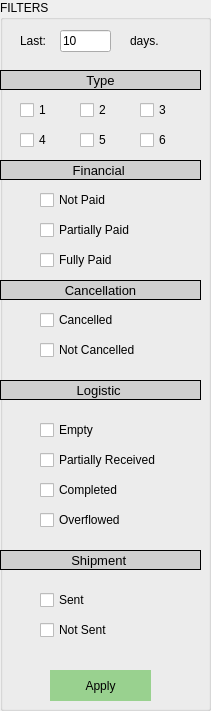
       <widget class="QGroupBox" name="proformas_purchases_filters">
        <property name="geometry">
         <rect>
          <x>10</x>
          <y>10</y>
          <width>211</width>
          <height>711</height>
         </rect>
        </property>
        <property name="toolTip">
         <string/>
        </property>
        <property name="toolTipDuration">
         <number>2</number>
        </property>
        <property name="statusTip">
         <string/>
        </property>
        <property name="layoutDirection">
         <enum>Qt::LeftToRight</enum>
        </property>
        <property name="title">
         <string>FILTERS</string>
        </property>
        <property name="flat">
         <bool>false</bool>
        </property>
        <property name="checkable">
         <bool>false</bool>
        </property>
        <property name="checked">
         <bool>false</bool>
        </property>
        <widget class="QLabel" name="proformas_purchases_series">
         <property name="geometry">
          <rect>
           <x>0</x>
           <y>70</y>
           <width>201</width>
           <height>20</height>
          </rect>
         </property>
         <property name="font">
          <font>
           <pointsize>10</pointsize>
          </font>
         </property>
         <property name="toolTip">
          <string>Filter Purchase Proformas By Series</string>
         </property>
         <property name="statusTip">
          <string>Filter Purchase Proformas By Series</string>
         </property>
         <property name="styleSheet">
          <string notr="true">background-color:rgb(208, 208, 208); </string>
         </property>
         <property name="frameShape">
          <enum>QFrame::Panel</enum>
         </property>
         <property name="frameShadow">
          <enum>QFrame::Plain</enum>
         </property>
         <property name="lineWidth">
          <number>1</number>
         </property>
         <property name="midLineWidth">
          <number>0</number>
         </property>
         <property name="text">
          <string>Type</string>
         </property>
         <property name="alignment">
          <set>Qt::AlignCenter</set>
         </property>
         <property name="wordWrap">
          <bool>false</bool>
         </property>
         <property name="openExternalLinks">
          <bool>false</bool>
         </property>
        </widget>
        <widget class="QCheckBox" name="proformas_purchases_serie1">
         <property name="geometry">
          <rect>
           <x>20</x>
           <y>100</y>
           <width>34</width>
           <height>20</height>
          </rect>
         </property>
         <property name="text">
          <string>1</string>
         </property>
        </widget>
        <widget class="QCheckBox" name="proformas_purchases_serie2">
         <property name="geometry">
          <rect>
           <x>80</x>
           <y>100</y>
           <width>34</width>
           <height>20</height>
          </rect>
         </property>
         <property name="text">
          <string>2</string>
         </property>
        </widget>
        <widget class="QCheckBox" name="proformas_purchases_serie4">
         <property name="geometry">
          <rect>
           <x>20</x>
           <y>130</y>
           <width>34</width>
           <height>20</height>
          </rect>
         </property>
         <property name="text">
          <string>4</string>
         </property>
        </widget>
        <widget class="QCheckBox" name="proformas_purchases_serie6">
         <property name="geometry">
          <rect>
           <x>140</x>
           <y>130</y>
           <width>34</width>
           <height>20</height>
          </rect>
         </property>
         <property name="text">
          <string>6</string>
         </property>
        </widget>
        <widget class="QCheckBox" name="proformas_purchases_serie5">
         <property name="geometry">
          <rect>
           <x>80</x>
           <y>130</y>
           <width>34</width>
           <height>20</height>
          </rect>
         </property>
         <property name="text">
          <string>5</string>
         </property>
        </widget>
        <widget class="QCheckBox" name="proformas_purchases_serie3">
         <property name="geometry">
          <rect>
           <x>140</x>
           <y>100</y>
           <width>34</width>
           <height>20</height>
          </rect>
         </property>
         <property name="text">
          <string>3</string>
         </property>
        </widget>
        <widget class="QLabel" name="proformas_purchases_financial">
         <property name="geometry">
          <rect>
           <x>0</x>
           <y>160</y>
           <width>201</width>
           <height>20</height>
          </rect>
         </property>
         <property name="font">
          <font>
           <pointsize>10</pointsize>
          </font>
         </property>
         <property name="toolTip">
          <string>Filter Purchase Proformas By Financial Status</string>
         </property>
         <property name="statusTip">
          <string>Filter Purchase Proformas By Financial Status</string>
         </property>
         <property name="styleSheet">
          <string notr="true">background-color:rgb(208, 208, 208); </string>
         </property>
         <property name="frameShape">
          <enum>QFrame::Panel</enum>
         </property>
         <property name="frameShadow">
          <enum>QFrame::Plain</enum>
         </property>
         <property name="lineWidth">
          <number>1</number>
         </property>
         <property name="midLineWidth">
          <number>0</number>
         </property>
         <property name="text">
          <string>Financial </string>
         </property>
         <property name="alignment">
          <set>Qt::AlignCenter</set>
         </property>
         <property name="wordWrap">
          <bool>false</bool>
         </property>
         <property name="openExternalLinks">
          <bool>false</bool>
         </property>
        </widget>
        <widget class="QCheckBox" name="proformas_purchases_notpaid">
         <property name="geometry">
          <rect>
           <x>40</x>
           <y>190</y>
           <width>91</width>
           <height>20</height>
          </rect>
         </property>
         <property name="text">
          <string>Not Paid</string>
         </property>
        </widget>
        <widget class="QCheckBox" name="proformas_purchases_partiallypaid">
         <property name="geometry">
          <rect>
           <x>40</x>
           <y>220</y>
           <width>121</width>
           <height>20</height>
          </rect>
         </property>
         <property name="text">
          <string>Partially Paid</string>
         </property>
        </widget>
        <widget class="QCheckBox" name="proformas_purchases_fullypaid">
         <property name="geometry">
          <rect>
           <x>40</x>
           <y>250</y>
           <width>91</width>
           <height>20</height>
          </rect>
         </property>
         <property name="text">
          <string>Fully Paid</string>
         </property>
        </widget>
        <widget class="QLabel" name="proformas_purchases_logistic">
         <property name="geometry">
          <rect>
           <x>0</x>
           <y>380</y>
           <width>201</width>
           <height>20</height>
          </rect>
         </property>
         <property name="font">
          <font>
           <pointsize>10</pointsize>
          </font>
         </property>
         <property name="toolTip">
          <string>Filter Purchase Proformas By Logistic Status</string>
         </property>
         <property name="statusTip">
          <string>Filter Purchase Proformas By Logistic Status</string>
         </property>
         <property name="styleSheet">
          <string notr="true">background-color:rgb(208, 208, 208); </string>
         </property>
         <property name="frameShape">
          <enum>QFrame::Panel</enum>
         </property>
         <property name="frameShadow">
          <enum>QFrame::Plain</enum>
         </property>
         <property name="lineWidth">
          <number>1</number>
         </property>
         <property name="midLineWidth">
          <number>0</number>
         </property>
         <property name="text">
          <string>Logistic </string>
         </property>
         <property name="alignment">
          <set>Qt::AlignCenter</set>
         </property>
         <property name="wordWrap">
          <bool>false</bool>
         </property>
         <property name="openExternalLinks">
          <bool>false</bool>
         </property>
        </widget>
        <widget class="QCheckBox" name="proformas_purchases_empty">
         <property name="geometry">
          <rect>
           <x>40</x>
           <y>420</y>
           <width>121</width>
           <height>20</height>
          </rect>
         </property>
         <property name="text">
          <string>Empty</string>
         </property>
        </widget>
        <widget class="QCheckBox" name="proformas_purchases_partially_processed">
         <property name="geometry">
          <rect>
           <x>40</x>
           <y>450</y>
           <width>141</width>
           <height>20</height>
          </rect>
         </property>
         <property name="text">
          <string>Partially Received</string>
         </property>
        </widget>
        <widget class="QCheckBox" name="proformas_purchases_completed">
         <property name="geometry">
          <rect>
           <x>40</x>
           <y>480</y>
           <width>111</width>
           <height>20</height>
          </rect>
         </property>
         <property name="text">
          <string>Completed</string>
         </property>
        </widget>
        <widget class="QLabel" name="proformas_purchases_shipment">
         <property name="geometry">
          <rect>
           <x>0</x>
           <y>550</y>
           <width>201</width>
           <height>20</height>
          </rect>
         </property>
         <property name="font">
          <font>
           <pointsize>10</pointsize>
          </font>
         </property>
         <property name="toolTip">
          <string>Filter Purchase Proformas By Shipment Status</string>
         </property>
         <property name="statusTip">
          <string>Filter Purchase Proformas By Shipment Status</string>
         </property>
         <property name="styleSheet">
          <string notr="true">background-color:rgb(208, 208, 208); </string>
         </property>
         <property name="frameShape">
          <enum>QFrame::Panel</enum>
         </property>
         <property name="frameShadow">
          <enum>QFrame::Plain</enum>
         </property>
         <property name="lineWidth">
          <number>1</number>
         </property>
         <property name="midLineWidth">
          <number>0</number>
         </property>
         <property name="text">
          <string>Shipment </string>
         </property>
         <property name="alignment">
          <set>Qt::AlignCenter</set>
         </property>
         <property name="wordWrap">
          <bool>false</bool>
         </property>
         <property name="openExternalLinks">
          <bool>false</bool>
         </property>
        </widget>
        <widget class="QCheckBox" name="proformas_purchases_sent">
         <property name="geometry">
          <rect>
           <x>40</x>
           <y>590</y>
           <width>111</width>
           <height>20</height>
          </rect>
         </property>
         <property name="text">
          <string>Sent</string>
         </property>
        </widget>
        <widget class="QCheckBox" name="proformas_purchases_notsent">
         <property name="geometry">
          <rect>
           <x>40</x>
           <y>620</y>
           <width>111</width>
           <height>20</height>
          </rect>
         </property>
         <property name="text">
          <string>Not Sent</string>
         </property>
        </widget>
        <widget class="QCheckBox" name="proformas_purchases_cancelled">
         <property name="geometry">
          <rect>
           <x>40</x>
           <y>310</y>
           <width>121</width>
           <height>20</height>
          </rect>
         </property>
         <property name="text">
          <string>Cancelled</string>
         </property>
        </widget>
        <widget class="QToolButton" name="proformas_purchases_apply">
         <property name="geometry">
          <rect>
           <x>50</x>
           <y>670</y>
           <width>101</width>
           <height>31</height>
          </rect>
         </property>
         <property name="styleSheet">
          <string notr="true">background:rgb(153, 209, 143)</string>
         </property>
         <property name="text">
          <string>Apply</string>
         </property>
         <property name="shortcut">
          <string/>
         </property>
         <property name="autoRaise">
          <bool>true</bool>
         </property>
        </widget>
        <widget class="QCheckBox" name="proformas_purchases_overflowed">
         <property name="geometry">
          <rect>
           <x>40</x>
           <y>510</y>
           <width>101</width>
           <height>20</height>
          </rect>
         </property>
         <property name="text">
          <string>Overflowed</string>
         </property>
        </widget>
        <widget class="QLabel" name="proformas_purchases_cancellation">
         <property name="geometry">
          <rect>
           <x>0</x>
           <y>280</y>
           <width>201</width>
           <height>20</height>
          </rect>
         </property>
         <property name="font">
          <font>
           <pointsize>10</pointsize>
          </font>
         </property>
         <property name="toolTip">
          <string>Filter Purchase Proformas By Logistic Status</string>
         </property>
         <property name="statusTip">
          <string>Filter Purchase Proformas By Logistic Status</string>
         </property>
         <property name="styleSheet">
          <string notr="true">background-color:rgb(208, 208, 208); </string>
         </property>
         <property name="frameShape">
          <enum>QFrame::Panel</enum>
         </property>
         <property name="frameShadow">
          <enum>QFrame::Plain</enum>
         </property>
         <property name="lineWidth">
          <number>1</number>
         </property>
         <property name="midLineWidth">
          <number>0</number>
         </property>
         <property name="text">
          <string>Cancellation</string>
         </property>
         <property name="alignment">
          <set>Qt::AlignCenter</set>
         </property>
         <property name="wordWrap">
          <bool>false</bool>
         </property>
         <property name="openExternalLinks">
          <bool>false</bool>
         </property>
        </widget>
        <widget class="QCheckBox" name="proformas_purchases_notcancelled">
         <property name="geometry">
          <rect>
           <x>40</x>
           <y>340</y>
           <width>131</width>
           <height>20</height>
          </rect>
         </property>
         <property name="text">
          <string>Not Cancelled</string>
         </property>
        </widget>
        <widget class="QLabel" name="label_4">
         <property name="geometry">
          <rect>
           <x>130</x>
           <y>33</y>
           <width>55</width>
           <height>16</height>
          </rect>
         </property>
         <property name="text">
          <string>days.</string>
         </property>
        </widget>
        <widget class="QLabel" name="label_5">
         <property name="geometry">
          <rect>
           <x>20</x>
           <y>33</y>
           <width>41</width>
           <height>16</height>
          </rect>
         </property>
         <property name="text">
          <string>Last:</string>
         </property>
        </widget>
        <widget class="QLineEdit" name="proformas_purchases_last">
         <property name="geometry">
          <rect>
           <x>60</x>
           <y>30</y>
           <width>51</width>
           <height>22</height>
          </rect>
         </property>
         <property name="text">
          <string>10</string>
         </property>
         <property name="placeholderText">
          <string/>
         </property>
        </widget>
       </widget>
